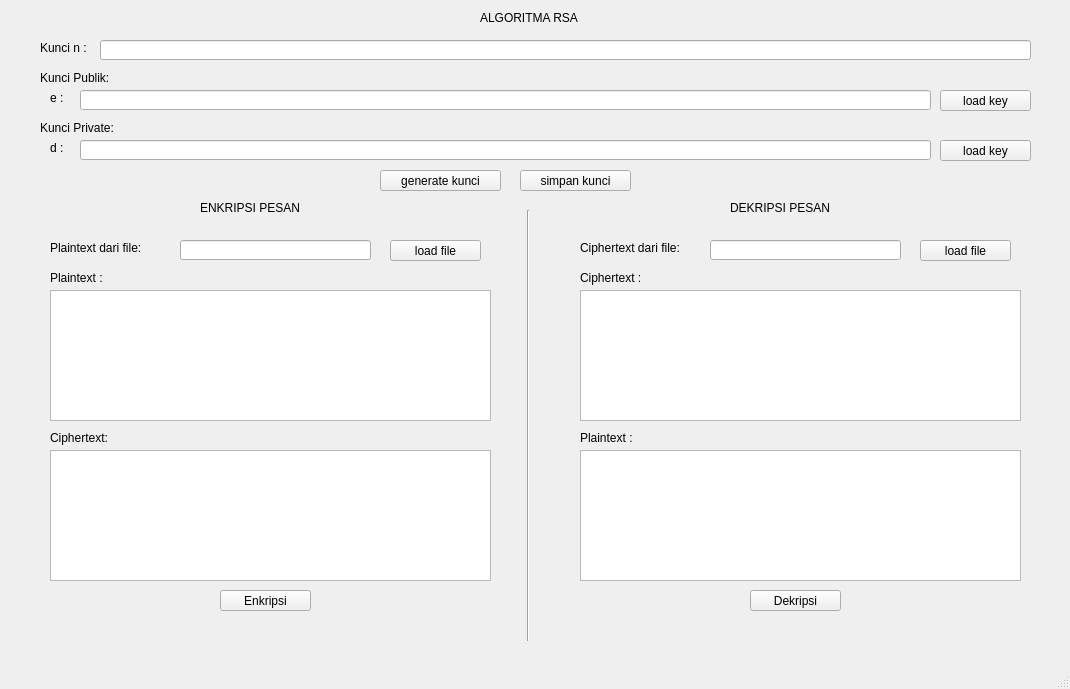
<?xml version="1.0" encoding="UTF-8"?>
<ui version="4.0">
 <class>MainWindow</class>
 <widget class="QMainWindow" name="MainWindow">
  <property name="geometry">
   <rect>
    <x>0</x>
    <y>0</y>
    <width>1070</width>
    <height>689</height>
   </rect>
  </property>
  <property name="windowTitle">
   <string>MainWindow</string>
  </property>
  <widget class="QWidget" name="centralwidget">
   <widget class="QLabel" name="label">
    <property name="geometry">
     <rect>
      <x>40</x>
      <y>70</y>
      <width>91</width>
      <height>16</height>
     </rect>
    </property>
    <property name="text">
     <string>Kunci Publik:</string>
    </property>
   </widget>
   <widget class="QLabel" name="label_2">
    <property name="geometry">
     <rect>
      <x>40</x>
      <y>120</y>
      <width>91</width>
      <height>16</height>
     </rect>
    </property>
    <property name="text">
     <string>Kunci Private:</string>
    </property>
   </widget>
   <widget class="QLineEdit" name="e_key">
    <property name="geometry">
     <rect>
      <x>80</x>
      <y>90</y>
      <width>851</width>
      <height>20</height>
     </rect>
    </property>
   </widget>
   <widget class="QLabel" name="label_3">
    <property name="geometry">
     <rect>
      <x>40</x>
      <y>40</y>
      <width>91</width>
      <height>16</height>
     </rect>
    </property>
    <property name="text">
     <string>Kunci n :</string>
    </property>
   </widget>
   <widget class="QLineEdit" name="n_key">
    <property name="geometry">
     <rect>
      <x>100</x>
      <y>40</y>
      <width>931</width>
      <height>20</height>
     </rect>
    </property>
   </widget>
   <widget class="QLabel" name="label_4">
    <property name="geometry">
     <rect>
      <x>50</x>
      <y>90</y>
      <width>21</width>
      <height>16</height>
     </rect>
    </property>
    <property name="text">
     <string>e :</string>
    </property>
   </widget>
   <widget class="QLabel" name="label_5">
    <property name="geometry">
     <rect>
      <x>50</x>
      <y>140</y>
      <width>21</width>
      <height>16</height>
     </rect>
    </property>
    <property name="text">
     <string>d :</string>
    </property>
   </widget>
   <widget class="QLineEdit" name="d_key">
    <property name="geometry">
     <rect>
      <x>80</x>
      <y>140</y>
      <width>851</width>
      <height>20</height>
     </rect>
    </property>
   </widget>
   <widget class="QLabel" name="label_6">
    <property name="geometry">
     <rect>
      <x>480</x>
      <y>10</y>
      <width>111</width>
      <height>16</height>
     </rect>
    </property>
    <property name="text">
     <string>ALGORITMA RSA</string>
    </property>
   </widget>
   <widget class="QPushButton" name="button_generate_key">
    <property name="geometry">
     <rect>
      <x>380</x>
      <y>170</y>
      <width>121</width>
      <height>21</height>
     </rect>
    </property>
    <property name="text">
     <string>generate kunci</string>
    </property>
   </widget>
   <widget class="QPushButton" name="button_save_key">
    <property name="geometry">
     <rect>
      <x>520</x>
      <y>170</y>
      <width>111</width>
      <height>21</height>
     </rect>
    </property>
    <property name="text">
     <string>simpan kunci</string>
    </property>
   </widget>
   <widget class="QLabel" name="label_7">
    <property name="geometry">
     <rect>
      <x>200</x>
      <y>200</y>
      <width>111</width>
      <height>16</height>
     </rect>
    </property>
    <property name="text">
     <string>ENKRIPSI PESAN</string>
    </property>
   </widget>
   <widget class="Line" name="line">
    <property name="geometry">
     <rect>
      <x>520</x>
      <y>210</y>
      <width>16</width>
      <height>431</height>
     </rect>
    </property>
    <property name="orientation">
     <enum>Qt::Vertical</enum>
    </property>
   </widget>
   <widget class="QLabel" name="label_9">
    <property name="geometry">
     <rect>
      <x>50</x>
      <y>270</y>
      <width>71</width>
      <height>16</height>
     </rect>
    </property>
    <property name="text">
     <string>Plaintext :</string>
    </property>
   </widget>
   <widget class="QLabel" name="label_10">
    <property name="geometry">
     <rect>
      <x>50</x>
      <y>240</y>
      <width>111</width>
      <height>16</height>
     </rect>
    </property>
    <property name="text">
     <string>Plaintext dari file:</string>
    </property>
   </widget>
   <widget class="QLineEdit" name="e_file_name">
    <property name="geometry">
     <rect>
      <x>180</x>
      <y>240</y>
      <width>191</width>
      <height>20</height>
     </rect>
    </property>
   </widget>
   <widget class="QPushButton" name="button_e_load_file">
    <property name="geometry">
     <rect>
      <x>390</x>
      <y>240</y>
      <width>91</width>
      <height>21</height>
     </rect>
    </property>
    <property name="text">
     <string>load file</string>
    </property>
   </widget>
   <widget class="QLabel" name="label_11">
    <property name="geometry">
     <rect>
      <x>50</x>
      <y>430</y>
      <width>71</width>
      <height>16</height>
     </rect>
    </property>
    <property name="text">
     <string>Ciphertext:</string>
    </property>
   </widget>
   <widget class="QPushButton" name="button_enkripsi">
    <property name="geometry">
     <rect>
      <x>220</x>
      <y>590</y>
      <width>91</width>
      <height>21</height>
     </rect>
    </property>
    <property name="text">
     <string>Enkripsi</string>
    </property>
   </widget>
   <widget class="QLabel" name="label_12">
    <property name="geometry">
     <rect>
      <x>580</x>
      <y>270</y>
      <width>81</width>
      <height>16</height>
     </rect>
    </property>
    <property name="text">
     <string>Ciphertext :</string>
    </property>
   </widget>
   <widget class="QLabel" name="label_13">
    <property name="geometry">
     <rect>
      <x>580</x>
      <y>240</y>
      <width>121</width>
      <height>16</height>
     </rect>
    </property>
    <property name="text">
     <string>Ciphertext dari file:</string>
    </property>
   </widget>
   <widget class="QPushButton" name="button_dekripsi">
    <property name="geometry">
     <rect>
      <x>750</x>
      <y>590</y>
      <width>91</width>
      <height>21</height>
     </rect>
    </property>
    <property name="text">
     <string>Dekripsi</string>
    </property>
   </widget>
   <widget class="QLineEdit" name="d_file_name">
    <property name="geometry">
     <rect>
      <x>710</x>
      <y>240</y>
      <width>191</width>
      <height>20</height>
     </rect>
    </property>
    <property name="text">
     <string/>
    </property>
   </widget>
   <widget class="QLabel" name="label_8">
    <property name="geometry">
     <rect>
      <x>730</x>
      <y>200</y>
      <width>111</width>
      <height>16</height>
     </rect>
    </property>
    <property name="text">
     <string>DEKRIPSI PESAN</string>
    </property>
   </widget>
   <widget class="QLabel" name="label_14">
    <property name="geometry">
     <rect>
      <x>580</x>
      <y>430</y>
      <width>71</width>
      <height>16</height>
     </rect>
    </property>
    <property name="text">
     <string>Plaintext :</string>
    </property>
   </widget>
   <widget class="QPushButton" name="button_d_load_file">
    <property name="geometry">
     <rect>
      <x>920</x>
      <y>240</y>
      <width>91</width>
      <height>21</height>
     </rect>
    </property>
    <property name="text">
     <string>load file</string>
    </property>
   </widget>
   <widget class="QPushButton" name="button_load_pub_key">
    <property name="geometry">
     <rect>
      <x>940</x>
      <y>90</y>
      <width>91</width>
      <height>21</height>
     </rect>
    </property>
    <property name="text">
     <string>load key</string>
    </property>
   </widget>
   <widget class="QPushButton" name="button_load_pri_key">
    <property name="geometry">
     <rect>
      <x>940</x>
      <y>140</y>
      <width>91</width>
      <height>21</height>
     </rect>
    </property>
    <property name="text">
     <string>load key</string>
    </property>
   </widget>
   <widget class="QPlainTextEdit" name="e_plaintext">
    <property name="geometry">
     <rect>
      <x>50</x>
      <y>290</y>
      <width>441</width>
      <height>131</height>
     </rect>
    </property>
   </widget>
   <widget class="QPlainTextEdit" name="e_ciphertext">
    <property name="geometry">
     <rect>
      <x>50</x>
      <y>450</y>
      <width>441</width>
      <height>131</height>
     </rect>
    </property>
   </widget>
   <widget class="QPlainTextEdit" name="d_plaintext">
    <property name="geometry">
     <rect>
      <x>580</x>
      <y>450</y>
      <width>441</width>
      <height>131</height>
     </rect>
    </property>
   </widget>
   <widget class="QPlainTextEdit" name="d_ciphertext">
    <property name="geometry">
     <rect>
      <x>580</x>
      <y>290</y>
      <width>441</width>
      <height>131</height>
     </rect>
    </property>
   </widget>
  </widget>
  <widget class="QMenuBar" name="menubar">
   <property name="geometry">
    <rect>
     <x>0</x>
     <y>0</y>
     <width>1070</width>
     <height>22</height>
    </rect>
   </property>
  </widget>
  <widget class="QStatusBar" name="statusbar"/>
 </widget>
 <resources/>
 <connections/>
</ui>
